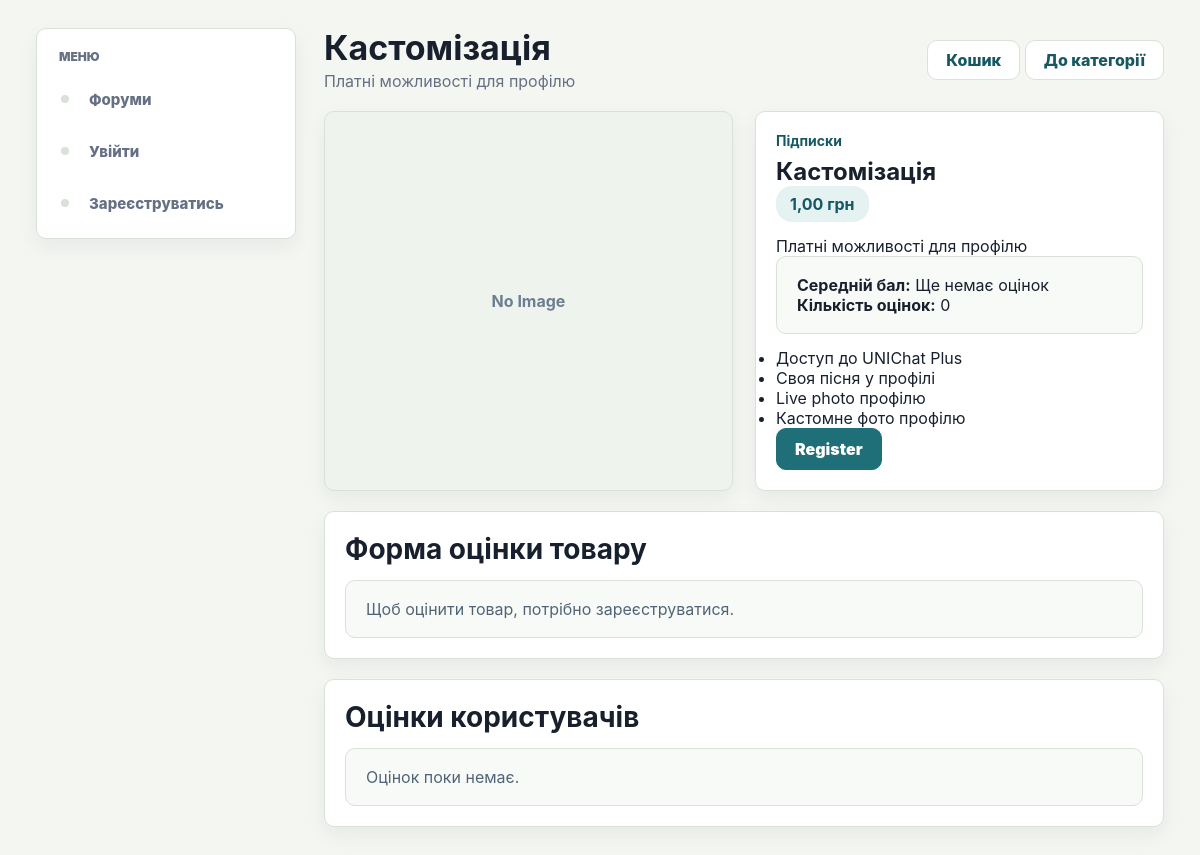
The app's page /store/product/1/, older data.
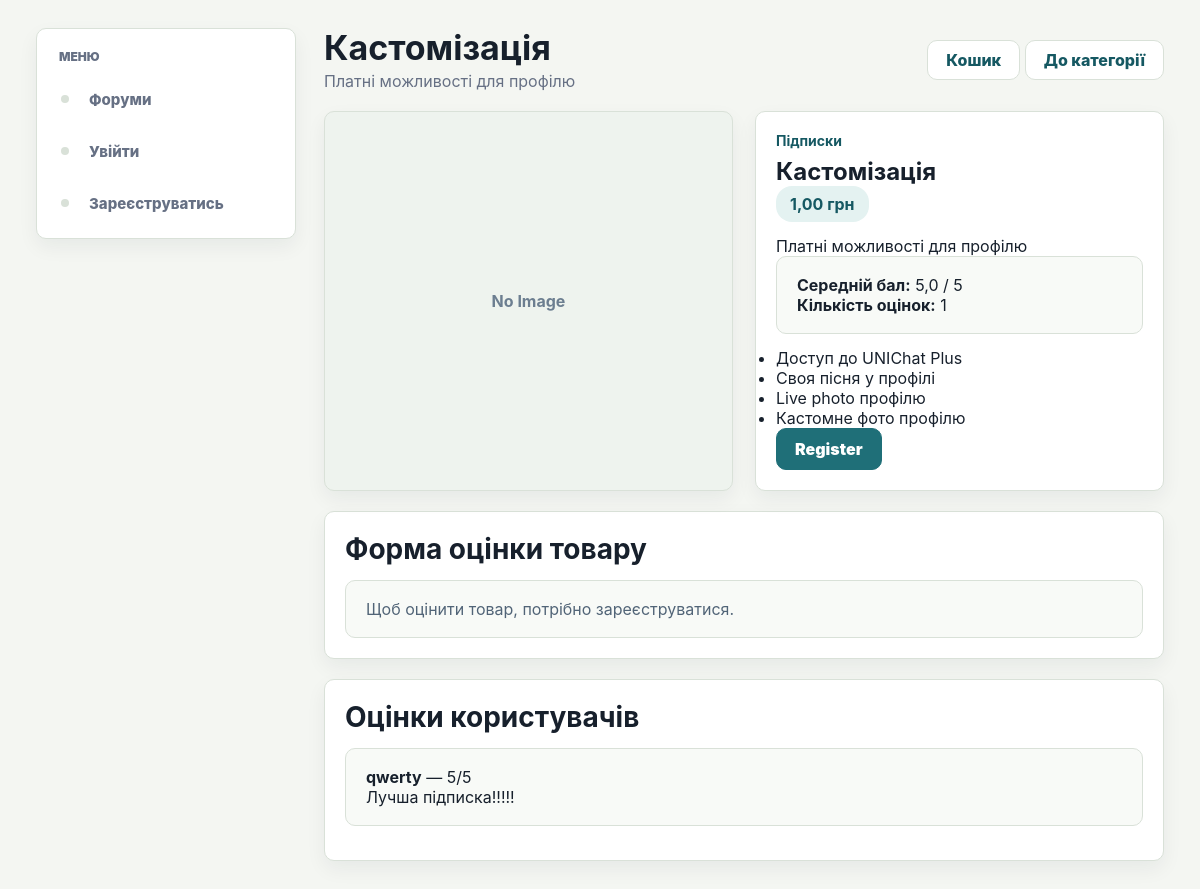
The same page, newer data.
### myapp/models.py (models this page shows, shortened)
class ProductRating(models.Model):
    user = models.ForeignKey(User, on_delete=models.CASCADE, related_name="product_ratings")
    product = models.ForeignKey(Product, on_delete=models.CASCADE, related_name="ratings")
    score = models.PositiveSmallIntegerField(
        verbose_name="Оцінка",
        validators=[MinValueValidator(1), MaxValueValidator(5)]
    )
    comment = models.TextField(blank=True, default="", verbose_name="Коментар")
    created_at = models.DateTimeField(auto_now_add=True, verbose_name="Створено")
    updated_at = models.DateTimeField(auto_now=True, verbose_name="Оновлено")
    class Meta:
        verbose_name = "Оцінка товару"
        verbose_name_plural = "Оцінки товарів"
        unique_together = ("user", "product")

### myapp/views.py (the view)
# urls.py: path("store/product/<int:product_id>/", views.product_detail, name="product_detail"),
def product_detail(request, product_id):
    context = get_base_context(request)
    product = get_object_or_404(Product.objects.select_related("category"), id=product_id)
    ratings = (
        ProductRating.objects.filter(product=product)
        .select_related("user")
        .order_by("-updated_at")
    )
    average_score = ratings.aggregate(avg=Avg("score"))["avg"]
    user_rating = None
    if request.user.is_authenticated:
        user_rating = ProductRating.objects.filter(
            user=request.user,
            product=product,
        ).first()
    context.update(
        {
            "title": product.name,
            "selected_category_id": None,
            "product": product,
            "average_score": average_score,
            "ratings": ratings,
            "ratings_count": ratings.count(),
            "user_rating": user_rating,
            "rating_form": ProductRatingForm(instance=user_rating)
            if user_rating
            else ProductRatingForm(),
        }
    )
    return render(request, "myapp/product_detail.html", context)

### myapp/i18n.py (called while the page is built)
def normalize_language(language):
    if language in SUPPORTED_LANGUAGES:
        return language
    return DEFAULT_LANGUAGE

def get_ui_text(language):
    return UI_TEXTS[normalize_language(language)]

### myapp/views.py (called while the page is built, shortened)
def get_base_context(request):
    categories = Category.objects.annotate(
        posts_total=Count("posts", distinct=True)
    ).order_by("name")
    cart_count = 0
    saved_count = 0
    notifications_count = 0
    site_theme = request.session.get("site_theme", "light")
    site_language = request.session.get("site_language", "uk")
    if site_theme not in ["light", "dark"]:
        site_theme = "light"
    if site_language not in ["uk", "en"]:
        site_language = "uk"
    return {
        "categories": categories,
        "cart_count": cart_count,
        "saved_count": saved_count,
        "notifications_count": notifications_count,
        "site_theme": site_theme,
        "site_language": site_language,
        "ui": get_ui_text(site_language),
    }

### myapp/templates/myapp/product_detail.html
{% extends 'myapp/base.html' %}
{% block content %}
<div class="forum-page-header">
    <div>
        <h1>{{ product.name }}</h1>
        <p class="page-description">{{ product.short_description }}</p>
    </div>
    <div class="header-actions">
        <a href="{% url 'cart_view' %}" class="back-btn">Кошик</a>
        <a href="{% url 'product_category_detail' product.category.id %}" class="back-btn">До категорії</a>
    </div>
</div>
<section class="product-detail-grid">
    <div class="product-detail-media">
        {% if product.image_url %}
            <img src="{{ product.image_url }}" alt="{{ product.name }}" class="product-detail-image">
        {% else %}
            <div class="product-no-image large">No Image</div>
        {% endif %}
    </div>
    <div class="product-detail-info">
        <div class="topic-meta-top">
            <span class="topic-category">{{ product.category.name }}</span>
        </div>
        <h2>{{ product.name }}</h2>
        <div class="price-badge big">{{ product.price }} грн</div>
        <p class="product-detail-text">{{ product.description }}</p>
        <div class="rating-summary-box">
            <p><strong>Середній бал:</strong>
                {% if average_score %}
                    {{ average_score|floatformat:1 }} / 5
                {% else %}
                    Ще немає оцінок
                {% endif %}
            </p>
            <p><strong>Кількість оцінок:</strong> {{ ratings_count }}</p>
        </div>
        {% if product.unlocks_plus %}
            <ul class="feature-list">
                <li>Доступ до UNIChat Plus</li>
                <li>Своя пісня у профілі</li>
                <li>Live photo профілю</li>
                <li>Кастомне фото профілю</li>
            </ul>
        {% endif %}
        <div class="product-actions">
            {% if user.is_authenticated %}
                <form method="post" action="{% url 'add_to_cart' product.id %}">
                    {% csrf_token %}
                    <input type="hidden" name="next" value="{% url 'product_detail' product.id %}">
                    <button type="submit" class="add-topic-btn">Додати в кошик</button>
                </form>
                <form method="post" action="{% url 'buy_product' product.id %}">
                    {% csrf_token %}
                    {% if product.unlocks_plus %}
                        <button type="submit" class="add-topic-btn">Купити UNIChat Plus</button>
                    {% else %}
                        <button type="submit" class="add-topic-btn">Купити</button>
                    {% endif %}
                </form>
            {% else %}
                <a href="{% url 'register' %}" class="add-topic-btn">Register</a>
            {% endif %}
        </div>
    </div>
</section>
<section class="reply-box">
    <h2>Форма оцінки товару</h2>
    {% if user.is_authenticated %}
        <form method="post" action="{% url 'rate_product' product.id %}" class="forum-form">
            {% csrf_token %}
            <div class="form-group">
                <label for="{{ rating_form.score.id_for_label }}">Оцінка</label>
                {{ rating_form.score }}
            </div>
            <div class="form-group">
                <label for="{{ rating_form.comment.id_for_label }}">Коментар</label>
                {{ rating_form.comment }}
            </div>
            <button type="submit" class="add-topic-btn">Зберегти оцінку</button>
        </form>
    {% else %}
        <div class="empty-box">Щоб оцінити товар, потрібно зареєструватися.</div>
    {% endif %}
</section>
<section class="reply-box">
    <h2>Оцінки користувачів</h2>
    {% for rating in ratings %}
        <div class="comment-item">
            <p><strong>{{ rating.user.username }}</strong> — {{ rating.score }}/5</p>
            {% if rating.comment %}
                <p>{{ rating.comment }}</p>
            {% endif %}
        </div>
    {% empty %}
        <div class="empty-box">Оцінок поки немає.</div>
    {% endfor %}
</section>
{% endblock %}

Row changes from the older to the newer data that the page shows:
added ProductRating: user.username "qwerty", score "5", comment "Лучша підписка!!!!!"
Text that changed along with them:
{{ average_score|floatformat:1 }}: (not shown) → "5,0"
{{ ratings_count }}: "0" → "1"
text no longer shown: "Ще немає оцінок Оцінок поки немає."
text now shown: "/ 5"
